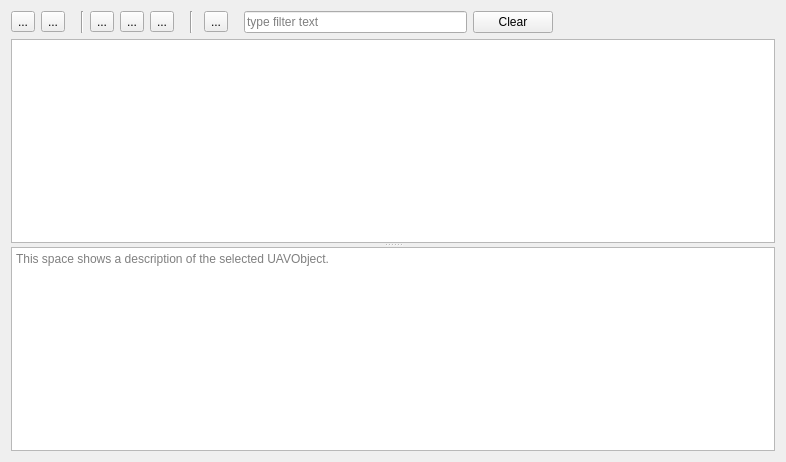
<?xml version="1.0" encoding="UTF-8"?>
<ui version="4.0">
 <class>UAVObjectBrowser</class>
 <widget class="QWidget" name="UAVObjectBrowser">
  <property name="geometry">
   <rect>
    <x>0</x>
    <y>0</y>
    <width>786</width>
    <height>462</height>
   </rect>
  </property>
  <property name="windowTitle">
   <string>Form</string>
  </property>
  <layout class="QVBoxLayout" name="verticalLayout">
   <item>
    <layout class="QHBoxLayout" name="horizontalLayout">
     <item>
      <widget class="QToolButton" name="requestButton">
       <property name="toolTip">
        <string>Request</string>
       </property>
       <property name="text">
        <string>...</string>
       </property>
       <property name="icon">
        <iconset>
         <normaloff>:/uavobjectbrowser/images/down_alt.png</normaloff>:/uavobjectbrowser/images/down_alt.png</iconset>
       </property>
       <property name="iconSize">
        <size>
         <width>32</width>
         <height>32</height>
        </size>
       </property>
       <property name="checkable">
        <bool>false</bool>
       </property>
       <property name="checked">
        <bool>false</bool>
       </property>
      </widget>
     </item>
     <item>
      <widget class="QToolButton" name="sendButton">
       <property name="toolTip">
        <string>Send</string>
       </property>
       <property name="text">
        <string>...</string>
       </property>
       <property name="icon">
        <iconset>
         <normaloff>:/uavobjectbrowser/images/up_alt.png</normaloff>:/uavobjectbrowser/images/up_alt.png</iconset>
       </property>
       <property name="iconSize">
        <size>
         <width>32</width>
         <height>32</height>
        </size>
       </property>
      </widget>
     </item>
     <item>
      <spacer name="horizontalSpacer">
       <property name="orientation">
        <enum>Qt::Horizontal</enum>
       </property>
       <property name="sizeType">
        <enum>QSizePolicy::Preferred</enum>
       </property>
       <property name="sizeHint" stdset="0">
        <size>
         <width>10</width>
         <height>20</height>
        </size>
       </property>
      </spacer>
     </item>
     <item>
      <widget class="Line" name="line">
       <property name="orientation">
        <enum>Qt::Vertical</enum>
       </property>
      </widget>
     </item>
     <item>
      <widget class="QToolButton" name="readSDButton">
       <property name="toolTip">
        <string>Load</string>
       </property>
       <property name="text">
        <string>...</string>
       </property>
       <property name="icon">
        <iconset>
         <normaloff>:/uavobjectbrowser/images/install.png</normaloff>:/uavobjectbrowser/images/install.png</iconset>
       </property>
       <property name="iconSize">
        <size>
         <width>32</width>
         <height>32</height>
        </size>
       </property>
      </widget>
     </item>
     <item>
      <widget class="QToolButton" name="saveSDButton">
       <property name="toolTip">
        <string>Save</string>
       </property>
       <property name="text">
        <string>...</string>
       </property>
       <property name="icon">
        <iconset>
         <normaloff>:/uavobjectbrowser/images/remove.png</normaloff>:/uavobjectbrowser/images/remove.png</iconset>
       </property>
       <property name="iconSize">
        <size>
         <width>32</width>
         <height>32</height>
        </size>
       </property>
      </widget>
     </item>
     <item>
      <widget class="QToolButton" name="eraseSDButton">
       <property name="toolTip">
        <string>Erase</string>
       </property>
       <property name="text">
        <string>...</string>
       </property>
       <property name="icon">
        <iconset>
         <normaloff>:/uavobjectbrowser/images/trash.png</normaloff>:/uavobjectbrowser/images/trash.png</iconset>
       </property>
       <property name="iconSize">
        <size>
         <width>32</width>
         <height>32</height>
        </size>
       </property>
      </widget>
     </item>
     <item>
      <spacer name="horizontalSpacer_5">
       <property name="orientation">
        <enum>Qt::Horizontal</enum>
       </property>
       <property name="sizeType">
        <enum>QSizePolicy::Preferred</enum>
       </property>
       <property name="sizeHint" stdset="0">
        <size>
         <width>10</width>
         <height>20</height>
        </size>
       </property>
      </spacer>
     </item>
     <item>
      <widget class="Line" name="line_2">
       <property name="orientation">
        <enum>Qt::Vertical</enum>
       </property>
      </widget>
     </item>
     <item>
      <spacer name="horizontalSpacer_8">
       <property name="orientation">
        <enum>Qt::Horizontal</enum>
       </property>
       <property name="sizeType">
        <enum>QSizePolicy::Preferred</enum>
       </property>
       <property name="sizeHint" stdset="0">
        <size>
         <width>5</width>
         <height>20</height>
        </size>
       </property>
      </spacer>
     </item>
     <item>
      <widget class="QToolButton" name="tbView">
       <property name="toolTip">
        <string>View Options</string>
       </property>
       <property name="text">
        <string>...</string>
       </property>
       <property name="icon">
        <iconset>
         <normaloff>:/uavobjectbrowser/images/1343241276_eye.png</normaloff>:/uavobjectbrowser/images/1343241276_eye.png</iconset>
       </property>
       <property name="iconSize">
        <size>
         <width>32</width>
         <height>32</height>
        </size>
       </property>
      </widget>
     </item>
     <item>
      <spacer name="horizontalSpacer_2">
       <property name="orientation">
        <enum>Qt::Horizontal</enum>
       </property>
       <property name="sizeType">
        <enum>QSizePolicy::Preferred</enum>
       </property>
       <property name="sizeHint" stdset="0">
        <size>
         <width>10</width>
         <height>20</height>
        </size>
       </property>
      </spacer>
     </item>
     <item>
      <widget class="QLineEdit" name="searchLine">
       <property name="placeholderText">
        <string>type filter text</string>
       </property>
      </widget>
     </item>
     <item>
      <widget class="QPushButton" name="searchClearButton">
       <property name="text">
        <string>Clear</string>
       </property>
       <property name="icon">
        <iconset theme="fileclose">
         <normaloff>.</normaloff>.</iconset>
       </property>
      </widget>
     </item>
     <item>
      <spacer name="horizontalSpacer_3">
       <property name="orientation">
        <enum>Qt::Horizontal</enum>
       </property>
       <property name="sizeHint" stdset="0">
        <size>
         <width>40</width>
         <height>20</height>
        </size>
       </property>
      </spacer>
     </item>
    </layout>
   </item>
   <item>
    <widget class="QWidget" name="widget" native="true">
     <layout class="QVBoxLayout" name="verticalLayout_3">
      <property name="leftMargin">
       <number>0</number>
      </property>
      <property name="topMargin">
       <number>0</number>
      </property>
      <property name="rightMargin">
       <number>0</number>
      </property>
      <property name="bottomMargin">
       <number>0</number>
      </property>
      <item>
       <widget class="QSplitter" name="splitter">
        <property name="lineWidth">
         <number>0</number>
        </property>
        <property name="orientation">
         <enum>Qt::Vertical</enum>
        </property>
        <widget class="QTreeView" name="treeView">
         <property name="sizePolicy">
          <sizepolicy hsizetype="Expanding" vsizetype="Expanding">
           <horstretch>0</horstretch>
           <verstretch>0</verstretch>
          </sizepolicy>
         </property>
        </widget>
        <widget class="QTextEdit" name="descriptionText">
         <property name="sizePolicy">
          <sizepolicy hsizetype="Expanding" vsizetype="Expanding">
           <horstretch>0</horstretch>
           <verstretch>0</verstretch>
          </sizepolicy>
         </property>
         <property name="minimumSize">
          <size>
           <width>0</width>
           <height>150</height>
          </size>
         </property>
         <property name="horizontalScrollBarPolicy">
          <enum>Qt::ScrollBarAlwaysOff</enum>
         </property>
         <property name="textInteractionFlags">
          <set>Qt::TextSelectableByKeyboard|Qt::TextSelectableByMouse</set>
         </property>
         <property name="placeholderText">
          <string>This space shows a description of the selected UAVObject.</string>
         </property>
        </widget>
       </widget>
      </item>
     </layout>
    </widget>
   </item>
  </layout>
 </widget>
 <resources/>
 <connections/>
</ui>
